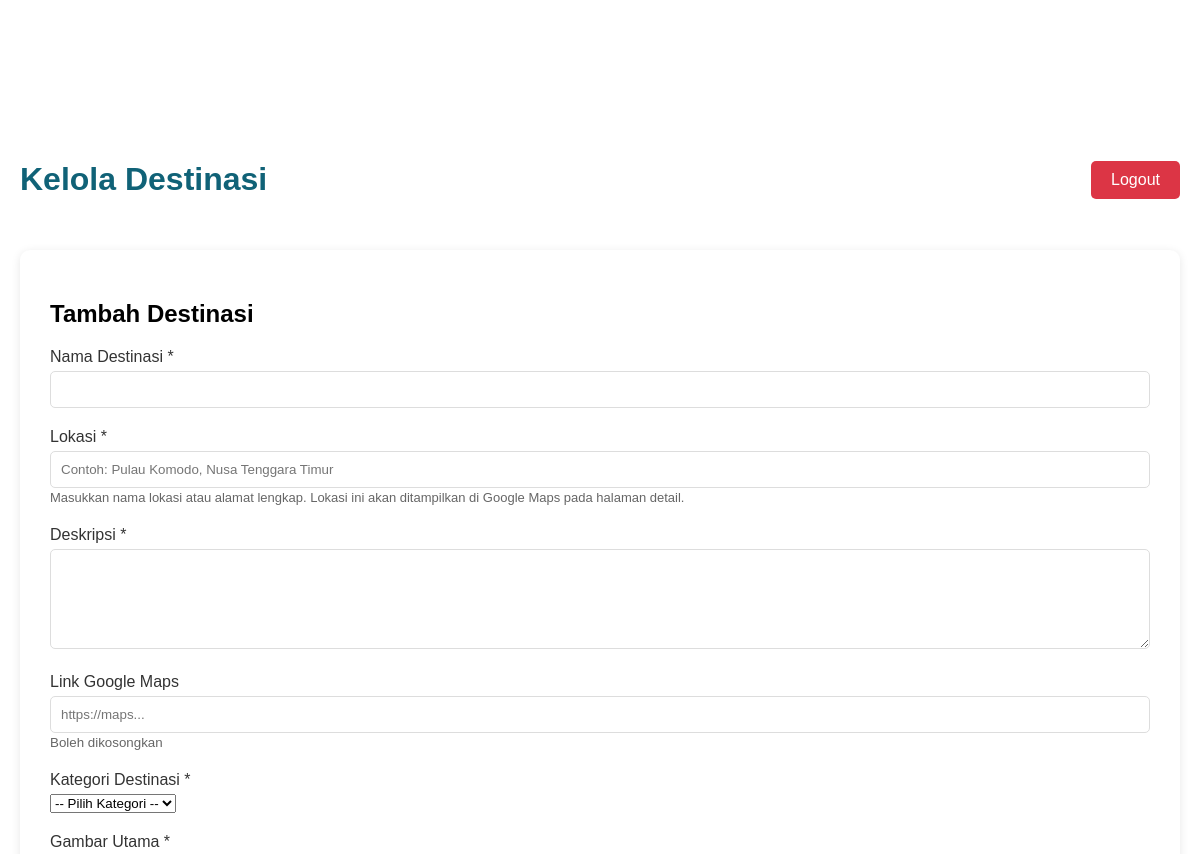
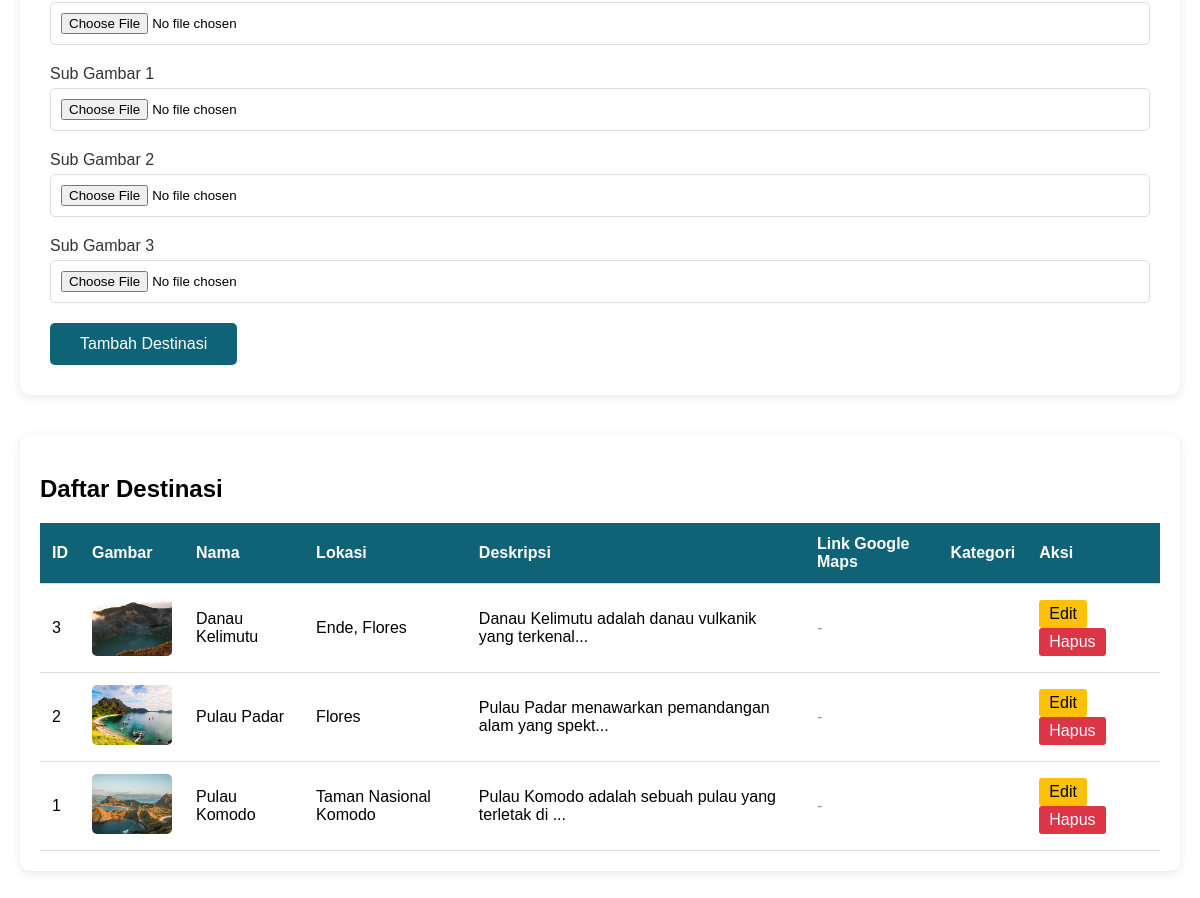
Page /admin/dashboard.php (signed in) on the committed database (2 pictures, top to bottom).
### tables this page shows
CREATE TABLE IF NOT EXISTS destinasi (
    id INT AUTO_INCREMENT PRIMARY KEY,
    nama VARCHAR(150),
    lokasi VARCHAR(150),
    deskripsi TEXT,
    gambar VARCHAR(255),
    created_at TIMESTAMP DEFAULT CURRENT_TIMESTAMP
);

### admin/dashboard.php (the view, shortened to what this page needs)
<?php
require_once '../config.php';
$query = "
    SELECT
        d.*,
        k.nama AS nama_kategori
    FROM destinasi d
    LEFT JOIN kategori k ON d.kategori_id = k.id
    ORDER BY d.id DESC
";
$result = mysqli_query($conn, $query);
$edit_data = null;
?>
<!DOCTYPE html>
<html lang="en">
<head>
    <link rel="stylesheet" href="../style.css">
</head>
<body>
    <div class="admin-container">
        <div class="admin-header">
            <h1>Kelola Destinasi</h1>
            <a href="logout.php" class="btn-logout">Logout</a>
        </div>
        <div class="form-container">
            <h2><?php echo $edit_data ? 'Edit' : 'Tambah'; ?> Destinasi</h2>
            <form method="POST" action="" enctype="multipart/form-data">
                <div class="form-group">
                    <label>Nama Destinasi *</label>
                    <input type="text" name="nama" required value="<?php echo $edit_data ? htmlspecialchars($edit_data['nama']) : ''; ?>">
                </div>
                <div class="form-group">
                    <label>Lokasi *</label>
                    <input type="text" name="lokasi" required value="<?php echo $edit_data ? htmlspecialchars($edit_data['lokasi']) : ''; ?>" placeholder="Contoh: Pulau Komodo, Nusa Tenggara Timur">
                    <small style="color: #666; font-size: 13px;">Masukkan nama lokasi atau alamat lengkap. Lokasi ini akan ditampilkan di Google Maps pada halaman detail.</small>
                </div>
                <div class="form-group">
                    <label>Deskripsi *</label>
                    <textarea name="deskripsi" required><?php echo $edit_data ? htmlspecialchars($edit_data['deskripsi']) : ''; ?></textarea>
                </div>
                <div class="form-group">
                    <label>Link Google Maps</label>
                    <input type="url" name="link_gmaps" placeholder="https://maps..." value="<?php echo $edit_data ? htmlspecialchars($edit_data['link_gmaps']) : ''; ?>">
                    <small style="color:#666;">Boleh dikosongkan</small>
                </div>
                <div class="form-group">
                    <label>Kategori Destinasi *</label>
                    <select name="kategori_id" required>
                        <option value="">-- Pilih Kategori --</option>
                    </select>
                </div>
                <div class="form-group">
                    <label>Gambar Utama * <?php echo $edit_data && !empty($edit_data['gambar']) ? '(File saat ini: ' . basename($edit_data['gambar']) . ')' : ''; ?></label>
                    <input type="file" name="gambar" accept="image/*" <?php echo !$edit_data ? 'required' : ''; ?>>
                </div>
                <div class="form-group">
                    <label>Sub Gambar 1 <?php echo $edit_data && !empty($edit_data['sub_gambar1']) ? '(File saat ini: ' . basename($edit_data['sub_gambar1']) . ')' : ''; ?></label>
                    <input type="file" name="sub_gambar1" accept="image/*">
                </div>
                <div class="form-group">
                    <label>Sub Gambar 2 <?php echo $edit_data && !empty($edit_data['sub_gambar2']) ? '(File saat ini: ' . basename($edit_data['sub_gambar2']) . ')' : ''; ?></label>
                    <input type="file" name="sub_gambar2" accept="image/*">
                </div>
                <div class="form-group">
                    <label>Sub Gambar 3 <?php echo $edit_data && !empty($edit_data['sub_gambar3']) ? '(File saat ini: ' . basename($edit_data['sub_gambar3']) . ')' : ''; ?></label>
                    <input type="file" name="sub_gambar3" accept="image/*">
                </div>
                <button type="submit" class="btn-submit">
                    <?php echo $edit_data ? 'Update' : 'Tambah'; ?> Destinasi
                </button>
            </form>
        </div>
        <div class="table-container">
        <h2>Daftar Destinasi</h2>
        <table>
        <thead>
            <tr>
                <th>ID</th>
                <th>Gambar</th>
                <th>Nama</th>
                <th>Lokasi</th>
                <th>Deskripsi</th>
                <th>Link Google Maps</th>
                <th>Kategori</th>
                <th>Aksi</th>
            </tr>
        </thead>
        <tbody>
            <?php
            if (mysqli_num_rows($result) > 0) {
                while ($row = mysqli_fetch_assoc($result)) {
            ?>
                <tr>
                    <td><?= $row['id']; ?></td>
                    <td>
                        <img src="../<?= htmlspecialchars($row['gambar']); ?>"
                             class="destination-img" alt="">
                    </td>
                    <td><?= htmlspecialchars($row['nama']); ?></td>
                    <td><?= htmlspecialchars($row['lokasi']); ?></td>
                    <td>
                        <?= substr(htmlspecialchars($row['deskripsi']), 0, 50); ?>...
                    </td>
                    <td>
                        <?php if (!empty($row['link_gmaps'])) : ?>
                            <a href="<?= htmlspecialchars($row['link_gmaps']); ?>"
                               target="_blank" class="btn-action btn-map">
                                Lihat Maps
                            </a>
                        <?php else : ?>
                            <span style="color:#999;">-</span>
                        <?php endif; ?>
                    </td>
                    <td>
                    </td>
                    <td>
                        <a href="?edit=<?= $row['id']; ?>"
                           class="btn-action btn-edit">Edit</a>
                        <a href="?delete=<?= $row['id']; ?>"
                           class="btn-action btn-delete"
                           onclick="return confirm('Yakin ingin menghapus destinasi ini?')">
                           Hapus
                        </a>
                    </td>
                </tr>
            <?php
                }
            } else {
                echo '<tr>
                        <td colspan="8" style="text-align:center;">
                            Belum ada destinasi
                        </td>
                      </tr>';
            }
            ?>
        </tbody>
    </table>
</div>
</body>
</html>

### style.css (style rules this page uses)
:root { --primary-color: #106277; --shadow-color: rgba(0, 0, 0, 0.1); }
html, body { margin: 0px; padding: 0px; font-family: "Poppins", sans-serif; }
a { text-decoration: none; }

### admin/dashboard.php (style rules this page uses)
.admin-container { max-width: 1200px; margin: 120px auto 40px; padding: 20px; }
.admin-header { display: flex; justify-content: space-between; align-items: center; margin-bottom: 30px; }
.admin-header h1 { color: var(--primary-color); }
.btn-logout { background-color: #dc3545; color: white; padding: 10px 20px; border: none; border-radius: 5px; cursor: pointer; text-decoration: none; }
.form-container { background: white; padding: 30px; border-radius: 10px; box-shadow: 0 2px 10px rgba(0,0,0,0.1); margin-bottom: 40px; }
.form-group { margin-bottom: 20px; }
.form-group label { display: block; margin-bottom: 5px; font-weight: 500; color: #333; }
.form-group input, .form-group textarea { width: 100%; padding: 10px; border: 1px solid #ddd; border-radius: 5px; box-sizing: border-box; }
.form-group textarea { min-height: 100px; }
.btn-submit { background-color: var(--primary-color); color: white; padding: 12px 30px; border: none; border-radius: 5px; cursor: pointer; font-size: 16px; }
.table-container { background: white; padding: 20px; border-radius: 10px; box-shadow: 0 2px 10px rgba(0,0,0,0.1); overflow-x: auto; }
table { width: 100%; border-collapse: collapse; }
th, td { padding: 12px; text-align: left; border-bottom: 1px solid #ddd; }
th { background-color: var(--primary-color); color: white; }
.btn-action { padding: 5px 10px; margin-right: 5px; border: none; border-radius: 3px; cursor: pointer; text-decoration: none; display: inline-block; }
.btn-edit { background-color: #ffc107; color: #000; }
.btn-delete { background-color: #dc3545; color: white; }
.destination-img { width: 80px; height: 60px; object-fit: cover; border-radius: 5px; }

### rows in the picture
destinasi: id "3", gambar (picture), nama "Danau Kelimutu", lokasi "Ende, Flores", deskripsi "Danau Kelimutu adalah danau vulkanik yang terkenal"
destinasi: id "2", gambar (picture), nama "Pulau Padar", lokasi "Flores", deskripsi "Pulau Padar menawarkan pemandangan alam yang spekt"
destinasi: id "1", gambar (picture), nama "Pulau Komodo", lokasi "Taman Nasional Komodo", deskripsi "Pulau Komodo adalah sebuah pulau yang terletak di"
